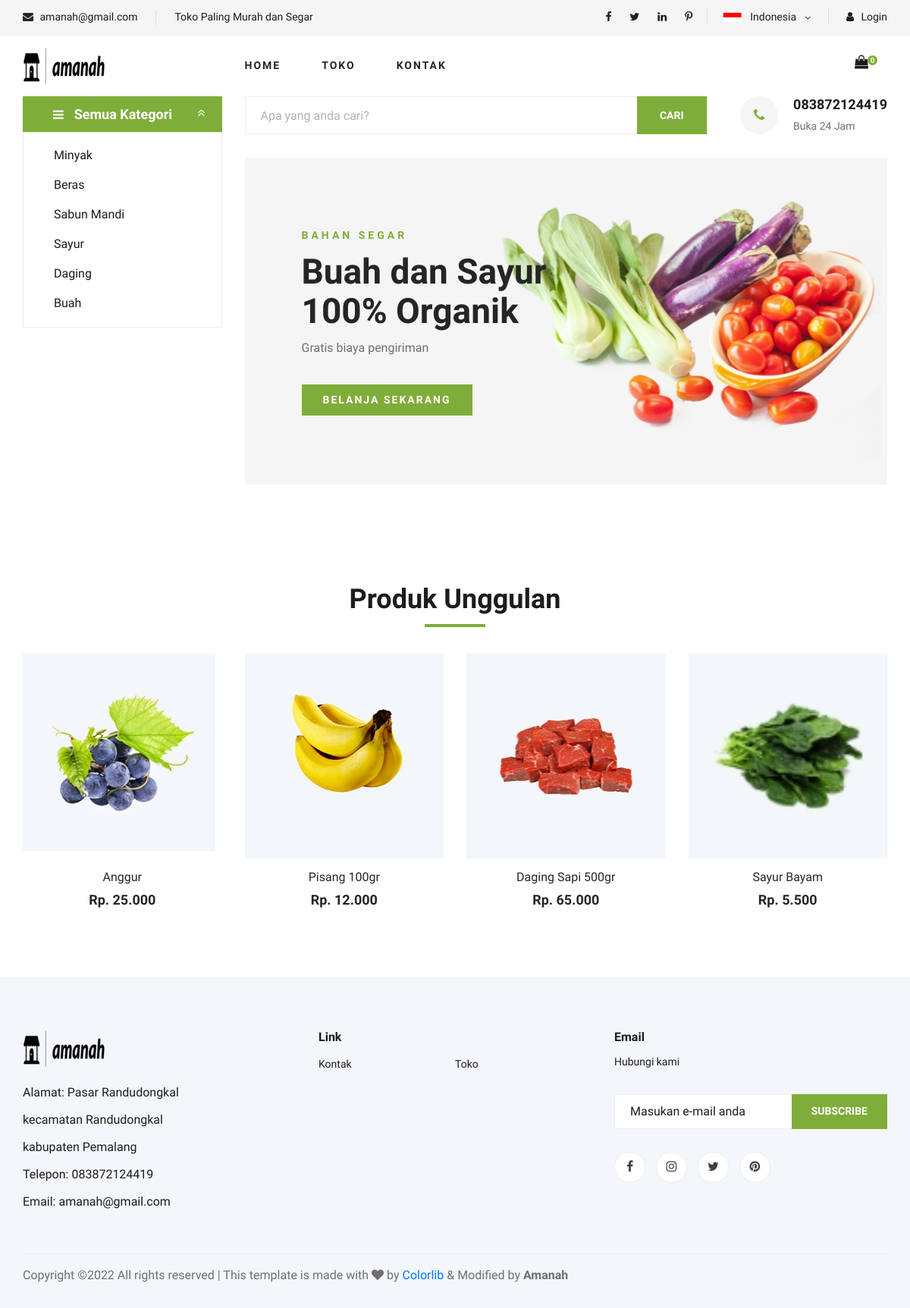
The page / on the database its author committed.
### tables this page shows
CREATE TABLE `categories` (
  `cId` int(11) NOT NULL,
  `cName` varchar(200) NOT NULL,
  `cStatus` int(11) NOT NULL,
  `cDate` datetime NOT NULL,
  `adminId` int(11) NOT NULL
);

CREATE TABLE `products` (
  `pId` int(11) NOT NULL,
  `pName` varchar(200) NOT NULL,
  `pStatus` int(11) NOT NULL,
  `pDate` datetime NOT NULL,
  `categoryId` int(11) NOT NULL,
  `adminId` int(11) NOT NULL,
  `pDp` varchar(200) DEFAULT NULL,
  `harga` int(100) NOT NULL,
  `stok` int(11) NOT NULL
);

### application/controllers/Home.php (called while the page is built, shortened)
<?php
class Home extends CI_Controller {
	public function __construct()
		{
			$this->load->model('M_user');
		}
	public function index()
	{
		$data['getProduk']  = $this->M_user->getProduk();
		$data['getKategori'] = $this->M_user->getKategori();
		$this->load->view('user/header');
		$this->load->view('user/topbar', $data);
		$this->load->view('user/home', $data);
		$this->load->view('user/footer');
	}
}

### index.php (called while the page is built, shortened)
<?php
require_once BASEPATH.'core/CodeIgniter.php';

### application/models/M_user.php (called while the page is built, shortened)
<?php
    class M_user extends CI_Model{
        public function getKategori()
        {
            return $this->db->get('categories')->result();
        }
        public function getProduk()
        {
            $this->db->select('*');
            $this->db->from('products');
            $this->db->join('categories', 'cId=categoryId');
            $this->db->order_by('pId', 'desc');
            $this->db->limit('5');
            $query = $this->db->get();
            return $query->result();
        }
    }

### application/views/user/home.php (the view, shortened to what this page needs)
<section class="hero">
    <div class="container">
        <div class="row">
            <div class="col-lg-3">
                <div class="hero__categories">
                    <div class="hero__categories__all">
                        <i class="fa fa-bars"></i>
                        <span>Semua Kategori</span>
                    </div>
                    <ul>
                        <?php foreach($getKategori as $get) { ?>
                            <li><a href="<?php echo base_url('toko/pencarian/').$get->cId ?>"><?php echo $get->cName ?></a></li>
                        <?php } ?>
                    </ul>
                </div>
            </div>
            <div class="col-lg-9">
                <div class="hero__search">
                    <div class="hero__search__form">
                        <form action="<?php echo base_url('toko/search') ?>" method="POST">
                            <input type="text" name="search" placeholder="Apa yang anda cari?">
                            <button type="submit" class="site-btn">CARI</button>
                        </form>
                    </div>
                    <div class="hero__search__phone">
                        <div class="hero__search__phone__icon">
                            <a href="https://api.whatsapp.com/send?phone=083872124419" target="blank" style="color: #7fad39;"><i class="fa fa-phone"></i></a>
                        </div>
                        <div class="hero__search__phone__text">
                            <h5>083872124419</h5>
                            <span>Buka 24 Jam</span>
                        </div>
                    </div>
                </div>
                <div class="hero__item set-bg" data-setbg="<?php echo base_url('assets/img/hero/banner.jpg') ?>">
                    <div class="hero__text">
                        <span>Bahan Segar</span>
                        <h2>Buah dan Sayur <br />100% Organik</h2>
                        <p>Gratis biaya pengiriman</p>
                        <a href="<?php echo base_url('toko') ?>" class="primary-btn">Belanja sekarang</a>
                    </div>
                </div>
            </div>
        </div>
    </div>
</section>
<section class="featured spad">
    <div class="container">
        <div class="row">
            <div class="col-lg-12">
                <div class="section-title">
                    <h2>Produk Unggulan</h2>
                </div>
            </div>
        </div>
        <div class="row featured__filter">
            <?php foreach($getProduk as $produk) { ?>
                <div class="col-lg-3 col-md-4 col-sm-6 mix oranges fresh-meat">
                    <div class="featured__item">
                        <div class="featured__item__pic set-bg" data-setbg="<?php echo base_url('assets/upload/produk/').$produk->pDp ?>">
                        </div>
                        <div class="featured__item__text">
                            <h6><a href="<?php echo base_url('toko/produk_detail/').$produk->pId ?>"><?php echo $produk->pName ?></a></h6>
                            <h5>Rp. <?= number_format($produk->harga, 0,',','.') ?></h5>
                        </div>
                    </div>
                </div>
            <?php } ?>
        </div>
    </div>
</section>

### application/views/user/header.php (shortened to what this page needs)
<!DOCTYPE html>
<html lang="zxx">
<head>
    <link rel="stylesheet" href="<?php echo base_url('assets/css/bootstrap.min.css')?>" type="text/css">
    <link rel="stylesheet" href="<?php echo base_url('assets/css/font-awesome.min.css')?>" type="text/css">
    <link rel="stylesheet" href="<?php echo base_url('assets/css/elegant-icons.css')?>" type="text/css">
    <link rel="stylesheet" href="<?php echo base_url('assets/css/nice-select.css')?>" type="text/css">
    <link rel="stylesheet" href="<?php echo base_url('assets/css/jquery-ui.min.css')?>" type="text/css">
    <link rel="stylesheet" href="<?php echo base_url('assets/css/owl.carousel.min.css')?>" type="text/css">
    <link rel="stylesheet" href="<?php echo base_url('assets/css/slicknav.min.css')?>" type="text/css">
    <link rel="stylesheet" href="<?php echo base_url('assets/css/style.css')?>" type="text/css">
</head>
<body>

### application/views/user/topbar.php (shortened to what this page needs)
<header class="header">
    <div class="header__top">
        <div class="container">
            <div class="row">
                <div class="col-lg-6 col-md-6">
                    <div class="header__top__left">
                        <ul>
                            <li><i class="fa fa-envelope"></i> amanah@gmail.com</li>
                            <li>Toko Paling Murah dan Segar</li>
                        </ul>
                    </div>
                </div>
                <div class="col-lg-6 col-md-6">
                    <div class="header__top__right">
                        <div class="header__top__right__social">
                            <a href="#"><i class="fa fa-facebook"></i></a>
                            <a href="#"><i class="fa fa-twitter"></i></a>
                            <a href="#"><i class="fa fa-linkedin"></i></a>
                            <a href="#"><i class="fa fa-pinterest-p"></i></a>
                        </div>
                        <div class="header__top__right__language">
                            <img src="<?php echo base_url('assets/img/bendera.png') ?>" alt="">
                            <div>Indonesia</div>
                            <span class="arrow_carrot-down"></span>
                        </div>
                        <?php if(isset($getUser)) { ?>
                            <div class="header__top__right__language">
                                <span ><i class="fa fa-user"></i> <?php echo $getUser->nama?></span>
                                <span class="arrow_carrot-down"></span>
                                <ul>
                                    <li><a href="<?php echo base_url('profile') ?>">Profile</a></li>
                                    <li><a href="<?php echo base_url('Pesanan') ?>">Pesanan</a></li>
                                    <li><a href="<?php echo base_url('login/logOut') ?>">Log out</a></li>
                                </ul>
                            </div>
                        <?php } else { ?>
                            <div class="header__top__right__auth">
                                <a href="<?php echo base_url('login') ?>"><i class="fa fa-user"></i> Login</a>
                            </div>
                        <?php } ?>
                    </div>
                </div>
            </div>
        </div>
    </div>
    <div class="container">
        <div class="row">
            <div class="col-lg-3">
                <div class="header__logo">
                    <a href="home"><img src="<?php echo base_url('assets/img/amanah-logo.png') ?>" alt=""></a>
                </div>
            </div>
            <div class="col-lg-6">
                <nav class="header__menu">
                    <ul>
                        <?php
                            $home = "";
                            $shop = "";
                            $kontak = "";
                        ?>
                        <li <?php echo $home ?>><a href="<?php echo base_url('home') ?>">Home</a></li>
                        <li <?php echo $shop ?>><a href="<?php echo base_url('toko') ?>">Toko</a></li>
                        <li <?php echo $kontak ?>><a href="<?php echo base_url('kontak') ?>">Kontak</a></li>
                    </ul>
                </nav>
            </div>
            <div class="col-lg-3">
                <div class="header__cart">
                    <ul>
                        <li><a href="<?php echo base_url('cart') ?>"><i class="fa fa-shopping-bag"></i> <span><?php echo count($this->cart->contents()) ?></span></a></li>
                    </ul>
                </div>
            </div>
        </div>
    </div>
</header>

### application/views/user/footer.php (shortened to what this page needs)
<footer class="footer spad">
        <div class="container">
            <div class="row">
                <div class="col-lg-3 col-md-6 col-sm-6">
                    <div class="footer__about">
                        <div class="footer__about__logo">
                            <a href="./index.html"><img src="<?php echo base_url('assets/img/amanah-logo.png') ?>" alt=""></a>
                        </div>
                        <ul>
                            <li>Alamat: Pasar Randudongkal kecamatan Randudongkal kabupaten Pemalang</li>
                            <li>Telepon: 083872124419</li>
                            <li>Email: amanah@gmail.com</li>
                        </ul>
                    </div>
                </div>
                <div class="col-lg-4 col-md-6 col-sm-6 offset-lg-1">
                    <div class="footer__widget">
                        <h6>Link</h6>
                        <ul>
                            <li><a href="<?php echo base_url('kontak') ?>">Kontak</a></li>
                        </ul>
                        <ul>
                            <li><a href="<?php echo base_url('toko') ?>">Toko</a></li>
                        </ul>
                    </div>
                </div>
                <div class="col-lg-4 col-md-12">
                    <div class="footer__widget">
                        <h6>Email</h6>
                        <p>Hubungi kami</p>
                        <form action="#">
                            <input type="text" placeholder="Masukan e-mail anda">
                            <button type="submit" class="site-btn">Subscribe</button>
                        </form>
                        <div class="footer__widget__social">
                            <a href="#"><i class="fa fa-facebook"></i></a>
                            <a href="#"><i class="fa fa-instagram"></i></a>
                            <a href="#"><i class="fa fa-twitter"></i></a>
                            <a href="#"><i class="fa fa-pinterest"></i></a>
                        </div>
                    </div>
                </div>
            </div>
            <div class="row">
                <div class="col-lg-12">
                    <div class="footer__copyright">
                        <div class="footer__copyright__text"><p>
  Copyright &copy;<script>document.write(new Date().getFullYear());</script> All rights reserved | This template is made with <i class="fa fa-heart" aria-hidden="true"></i> by <a href="https://colorlib.com" target="_blank">Colorlib</a> & Modified by <b>Amanah</b>
  </p></div>
                    </div>
                </div>
            </div>
        </div>
    </footer>
</body>
</html>

### rows shown on the page
categories: cName "Minyak"
categories: cName "Beras"
categories: cName "Sabun Mandi"
categories: cName "Sayur"
categories: cName "Daging"
categories: cName "Buah"
products: shows a picture, pName "Anggur", harga "25.000"
products: shows a picture, pName "Pisang 100gr", harga "12.000"
products: shows a picture, pName "Daging Sapi 500gr", harga "65.000"
products: shows a picture, pName "Sayur Bayam", harga "5.500"

### other values the page prints
count($this->cart->contents()) "0"
